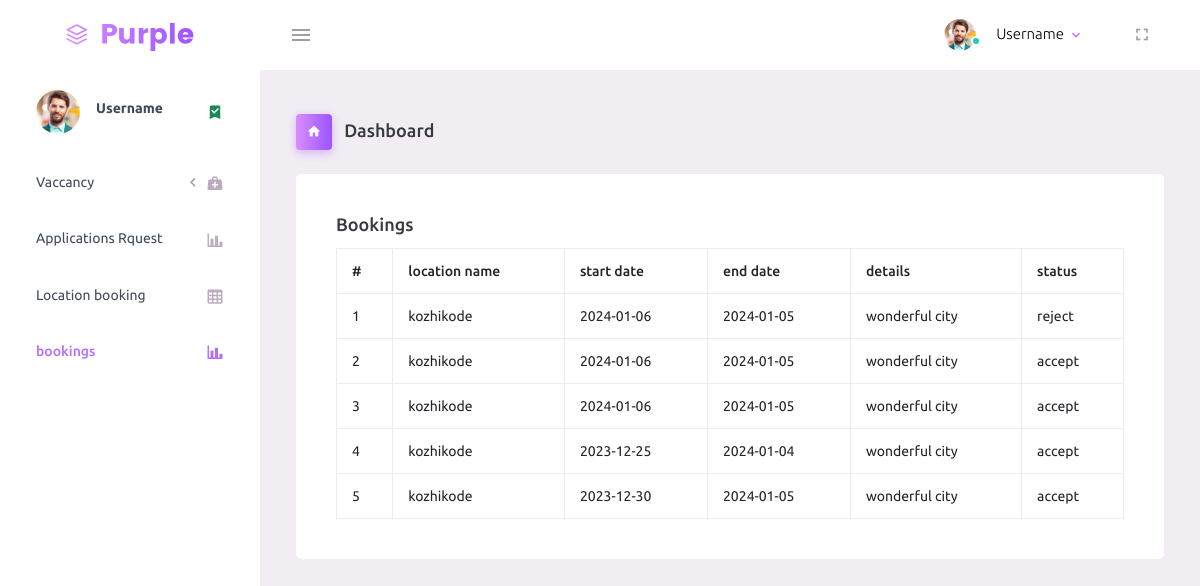
The page /hiring_team/bookings.php (signed in) on the database its author committed.
### tables this page shows
CREATE TABLE `book_location` (
  `booking_id` int(30) NOT NULL,
  `location_id` int(30) NOT NULL,
  `login_id` int(30) NOT NULL,
  `start_date` date NOT NULL,
  `end_date` date NOT NULL,
  `details` varchar(50) NOT NULL,
  `status` varchar(30) NOT NULL
);

CREATE TABLE `location` (
  `location_id` int(30) NOT NULL,
  `login_id` int(30) NOT NULL,
  `name` varchar(30) NOT NULL,
  `price` varchar(30) NOT NULL,
  `details` varchar(30) NOT NULL,
  `image` varchar(30) NOT NULL
);

### hiring_team/bookings.php (the view, shortened to what this page needs)
<?php
include '../connection.php';
$login_id = $_SESSION['login_id'];
$query = "SELECT bl.*, l.*
          FROM book_location AS bl
          INNER JOIN location AS l ON bl.location_id = l.location_id
          WHERE bl.login_id = $login_id";
$result = mysqli_query($con, $query);
$bookLocationDetails = [];
if ($result && mysqli_num_rows($result) > 0) {
    while ($row = mysqli_fetch_assoc($result)) {
        $bookLocationDetails[] = $row;
    }
} else {
    echo "No data found for the provided login ID.";
}
?>
<!DOCTYPE html>
<html lang="en">
  <head>
    <link rel="stylesheet" href="../assets/vendors/mdi/css/materialdesignicons.min.css">
    <link rel="stylesheet" href="../assets/vendors/css/vendor.bundle.base.css">
    <link rel="stylesheet" href="../assets/css/style.css">
  </head>
  <body>
     <?php include 'navbar_hiringteam.php'; ?>
      <div class="container-fluid page-body-wrapper">
     <?php include 'sidebar_hiringteam.php'; ?>
        <div class="main-panel">
          <div class="content-wrapper">
            <div class="page-header">
              <h3 class="page-title">
                <span class="page-title-icon bg-gradient-primary text-white me-2">
                  <i class="mdi mdi-home"></i>
                </span> Dashboard
              </h3>
            </div>
            <div class="row">
              <div class="col-lg-12 grid-margin stretch-card">
                <div class="card">
                  <div class="card-body">
                    <h4 class="card-title">Bookings</h4>
                    <table class="table table-bordered">
                      <thead>
                        <tr>
                          <th> # </th>
                          <th> location name </th>
                          <th> start date </th>
                          <th> end date </th>
                          <th> details </th>
                          <th> status </th>
                        </tr>
                      </thead>
                      <tbody>
            <?php
            if (isset($bookLocationDetails)) {
                foreach ($bookLocationDetails as $index => $row) {
                    echo "<tr>";
                    echo "<td>" . ($index + 1) . "</td>";
                    echo "<td>" . $row['name'] . "</td>";
                    echo "<td>" . $row['start_date'] . "</td>";
                    echo "<td>" . $row['end_date'] . "</td>";
                    echo "<td>" . $row['details'] . "</td>";
                    echo "<td>" . $row['status'] . "</td>";
                    echo "</tr>";
                }
            } else {
                echo "<tr><td colspan='6'>No data found</td></tr>";
            }
            ?>
        </tbody>
                    </table>
                  </div>
                </div>
              </div>
            </div>
          </div>
        </div>
      </div>
  </body>
</html>

### hiring_team/navbar_hiringteam.php (shortened to what this page needs)
<nav class="navbar default-layout-navbar col-lg-12 col-12 p-0 fixed-top d-flex flex-row">
<div class="text-center navbar-brand-wrapper d-flex align-items-center justify-content-center">
  <a class="navbar-brand brand-logo" href="index.html"><img src="../assets/images/logo.svg" alt="logo" /></a>
</div>
<div class="navbar-menu-wrapper d-flex align-items-stretch">
  <button class="navbar-toggler navbar-toggler align-self-center" type="button" data-toggle="minimize">
    <span class="mdi mdi-menu"></span>
  </button>
  <ul class="navbar-nav navbar-nav-right">
    <li class="nav-item nav-profile dropdown">
      <a class="nav-link dropdown-toggle" id="profileDropdown" href="#" data-bs-toggle="dropdown" aria-expanded="false">
        <div class="nav-profile-img">
          <img src="../assets/images/faces/face1.jpg" alt="image">
          <span class="availability-status online"></span>
        </div>
        <div class="nav-profile-text">
          <p class="mb-1 text-black">Username</p>
        </div>
      </a>
    </li>
    <li class="nav-item d-none d-lg-block full-screen-link">
      <a class="nav-link">
        <i class="mdi mdi-fullscreen" id="fullscreen-button"></i>
      </a>
    </li>
  </ul>
</div>
</nav>

### hiring_team/sidebar_hiringteam.php (shortened to what this page needs)
<nav class="sidebar sidebar-offcanvas" id="sidebar">
          <ul class="nav">
            <li class="nav-item nav-profile">
              <a href="#" class="nav-link">
                <div class="nav-profile-image">
                  <img src="../assets/images/faces/face1.jpg" alt="profile">
                </div>
                <div class="nav-profile-text d-flex flex-column">
                  <span class="font-weight-bold mb-2">Username</span>
                </div>
                <i class="mdi mdi-bookmark-check text-success nav-profile-badge"></i>
              </a>
            </li>
            <li class="nav-item">
              <a class="nav-link" data-bs-toggle="collapse" href="#general-pages" aria-expanded="false" aria-controls="general-pages">
                <span class="menu-title">Vaccancy</span>
                <i class="menu-arrow"></i>
                <i class="mdi mdi-medical-bag menu-icon"></i>
              </a>
            </li>
            <li class="nav-item">
              <a class="nav-link" href="view_application.php">
                <span class="menu-title">Applications Rquest</span>
                <i class="mdi mdi-chart-bar menu-icon"></i>
              </a>
            </li>
            <li class="nav-item">
              <a class="nav-link" href="locationlist.php">
                <span class="menu-title">Location booking</span>
                <i class="mdi mdi-table-large menu-icon"></i>
              </a>
            </li>
            <li class="nav-item">
              <a class="nav-link" href="bookings.php">
                <span class="menu-title">bookings</span>
                <i class="mdi mdi-chart-bar menu-icon"></i>
              </a>
            </li>
          </ul>
        </nav>

### rows shown on the page
book_location: location.name "kozhikode", start_date "2024-01-06", end_date "2024-01-05", location.details "wonderful city", status "reject"
book_location: location.name "kozhikode", start_date "2024-01-06", end_date "2024-01-05", location.details "wonderful city", status "accept"
book_location: location.name "kozhikode", start_date "2024-01-06", end_date "2024-01-05", location.details "wonderful city", status "accept"
book_location: location.name "kozhikode", start_date "2023-12-25", end_date "2024-01-04", location.details "wonderful city", status "accept"
book_location: location.name "kozhikode", start_date "2023-12-30", end_date "2024-01-05", location.details "wonderful city", status "accept"
